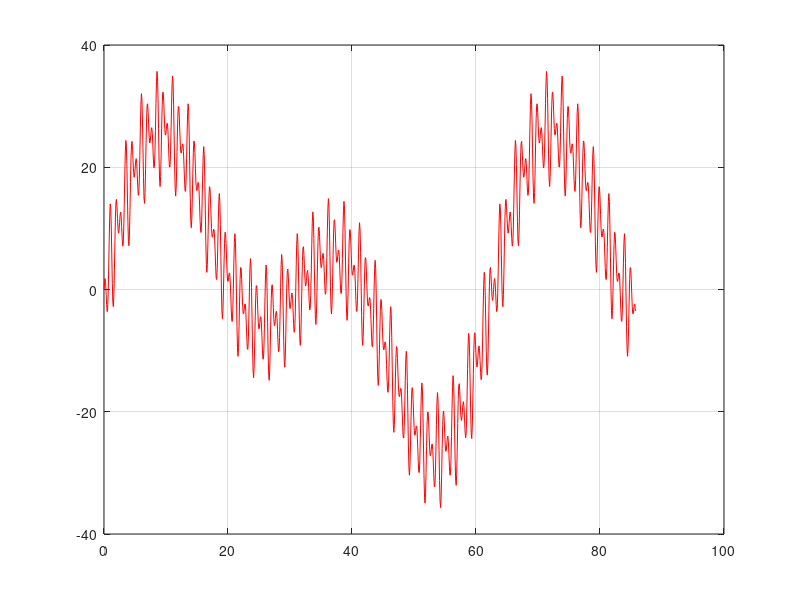
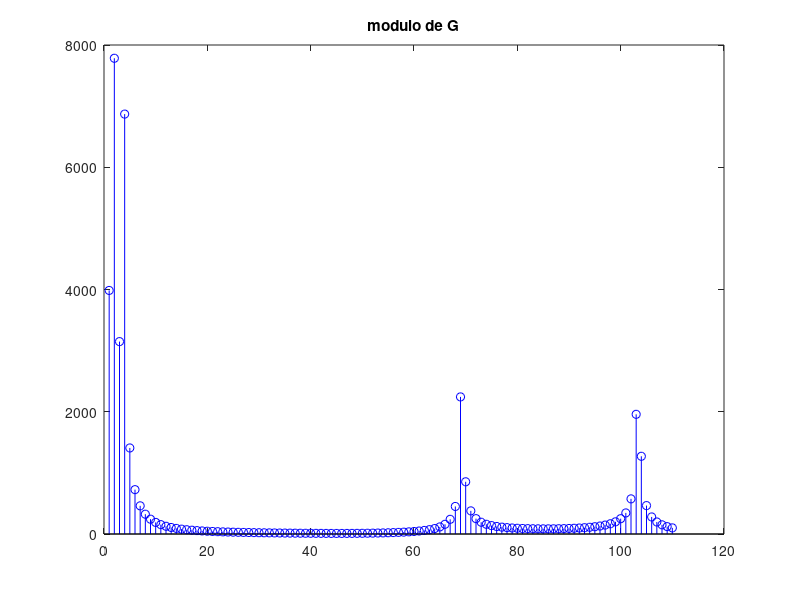
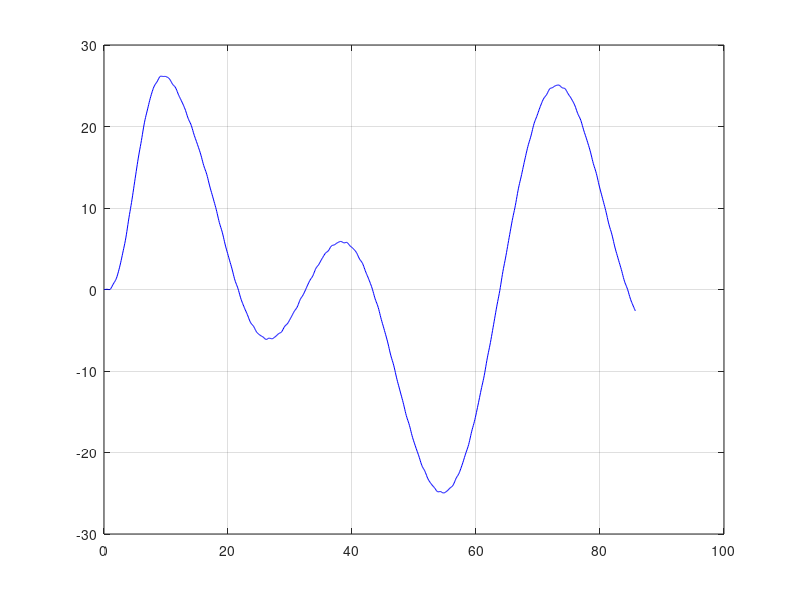
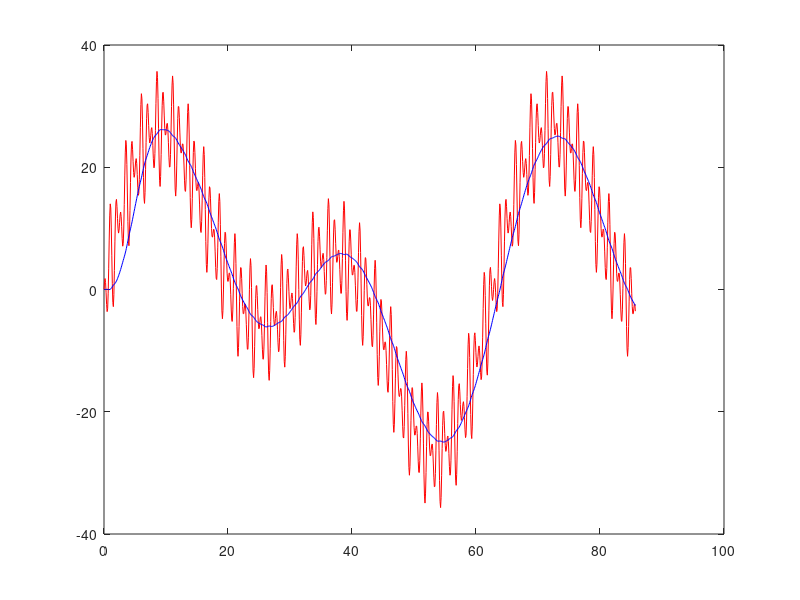

Write MATLAB code to recreate these figures, in order. (Note: this script raises an error after producing the figures.)

function parcial3
    clc,clear

    Dt = 0.083776;
    g = load('registro_4_nov.txt');
    N = length(g)

    % f discreta
    t = zeros(N,1);
    for j=1:N
        t(j) = (j-1)*Dt;
    endfor

    norma=0;
    for j=1:N
        norma = norma + g(j)^2;
    endfor
    norma = norma^(1/2)

    figure(1)
    plot(t,g,'r-')
    grid on

    % tdf
    G_tdf = fft(g,N);

    for j=1:N
        mod_G(j) = abs(G_tdf(j));
    endfor

    Norma_2_G = 0;
    for k=1:N
        Norma_2_G = Norma_2_G + mod_G(k)^2;
    endfor
    Norma_2_G = Norma_2_G^(1/2);
    fprintf("Norma_2_G = %.4f \n", Norma_2_G);

    figure(2)
    stem(mod_G(1:110),'bo-')
    title('modulo de G')

    % convoluciòn
    Tp = Dt*N;
    Dw = 2*pi/Tp
    kc=8;
    A1 = 1/3;
    a = 0.3;
    w = kc*Dw;
    p = a * w;

    for j=1:N
        h(j) = A1 * (exp((-p)*t(j))/w) * sin(w*t(j));
    endfor

    yc = Dt * conv(h,g)

    figure(3)
    plot(t, yc(1:N), 'b-')
    grid on

    % grafico conjunto

    figure(40)
    plot(t,g,'r-',t,yc(1:N),'b-')
    grid ons



endfunction
